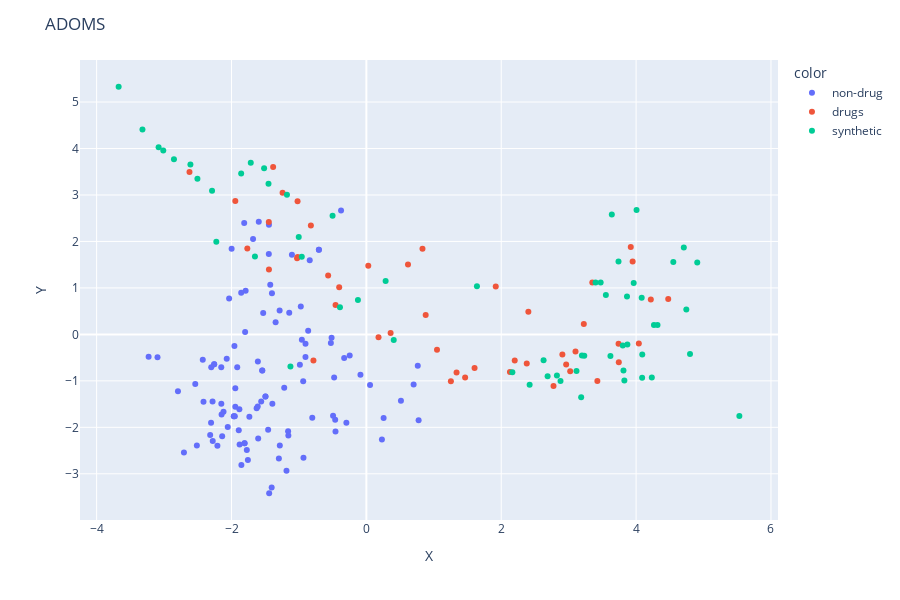
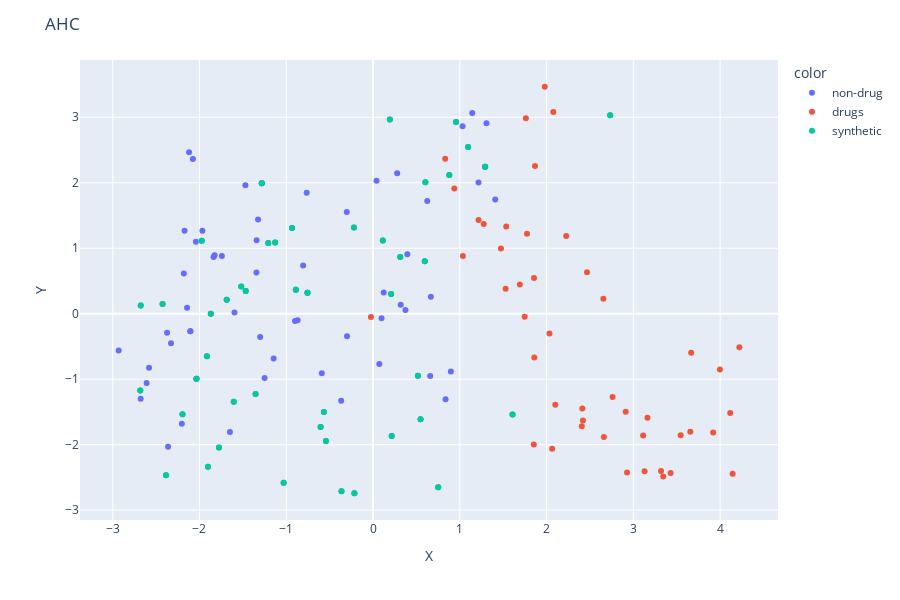
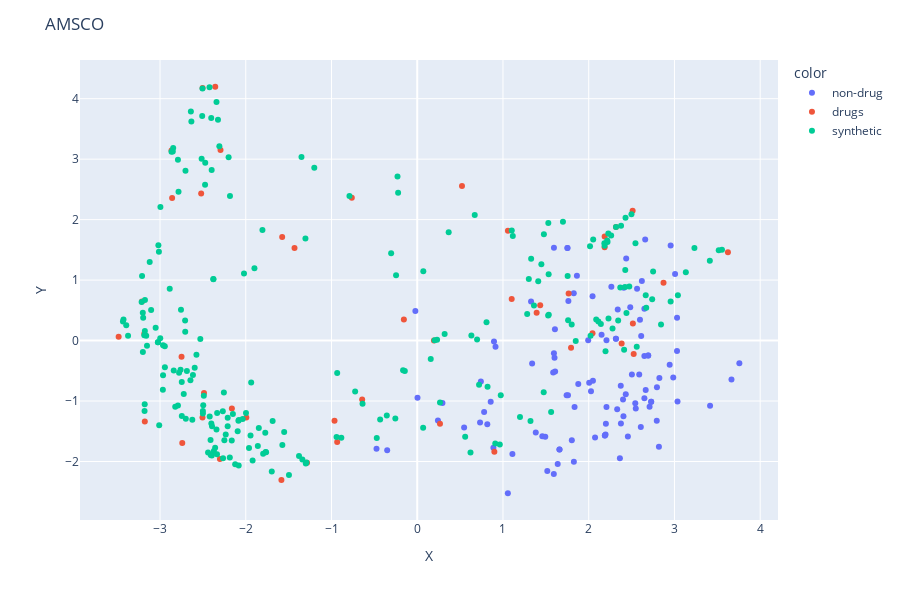
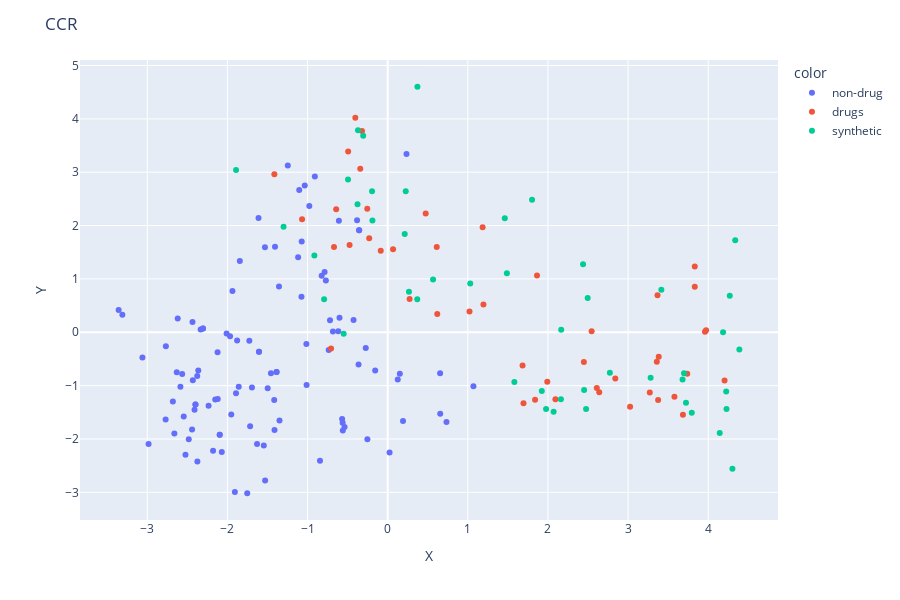

Notebook source saved alongside these figures, in order:
### Code cell
newvecs=list(datadf['new vectors'])
c=0
tttt=[]
for i in newvecs:
    try:
        newl=[]
        newl=list(dff['vecs'])
        for j in i:
            newl.append(j)
        pca = PCA(n_components=2)
        # running the transformations
        result = pca.fit_transform(newl)
        color=["non-drug"]*105
        for m in range(46):
            color.append("drugs")
        for m in range(151,len(newl)):
            color.append("synthetic")
        df = pd.DataFrame(result, columns=list('XY'))
        df['color']=color  
        fig = px.scatter(df, x="X", y="Y",color="color")
        # adjusting the text position
        fig.update_traces(textposition='top center')
        # setting up the height and title
        t1=str(datadf['variant'].iloc[c])
        title=t1.split(".")[-1]
        fig.update_layout(
            height=600,
            title_text=title[0:len(title)-2]
        )
        c=c+1
        tttt.append(title[0:len(title)-2])
        # displaying the figure
        fig.show()
    except Exception as e:
        a=1
